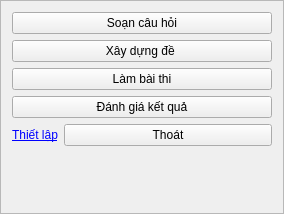
<?xml version="1.0" encoding="UTF-8"?>
<ui version="4.0">
 <class>giao_dien_chinh</class>
 <widget class="QFrame" name="giao_dien_chinh">
  <property name="geometry">
   <rect>
    <x>0</x>
    <y>0</y>
    <width>284</width>
    <height>214</height>
   </rect>
  </property>
  <property name="font">
   <font>
    <underline>false</underline>
   </font>
  </property>
  <property name="windowTitle">
   <string>Frame</string>
  </property>
  <property name="frameShape">
   <enum>QFrame::StyledPanel</enum>
  </property>
  <property name="frameShadow">
   <enum>QFrame::Raised</enum>
  </property>
  <layout class="QFormLayout" name="formLayout">
   <item row="0" column="0" colspan="2">
    <layout class="QVBoxLayout" name="button_layout">
     <item>
      <widget class="QPushButton" name="soan_cau_hoi_button">
       <property name="text">
        <string>Soạn câu hỏi</string>
       </property>
      </widget>
     </item>
     <item>
      <widget class="QPushButton" name="xay_dung_de_button">
       <property name="text">
        <string>Xây dựng đề </string>
       </property>
      </widget>
     </item>
     <item>
      <widget class="QPushButton" name="lam_bai_thi">
       <property name="text">
        <string>Làm bài thi</string>
       </property>
      </widget>
     </item>
     <item>
      <widget class="QPushButton" name="danh_gia_ket_qua_button">
       <property name="text">
        <string>Đánh giá kết quả</string>
       </property>
      </widget>
     </item>
    </layout>
   </item>
   <item row="2" column="0">
    <widget class="QLabel" name="thiet_lap_label">
     <property name="enabled">
      <bool>true</bool>
     </property>
     <property name="font">
      <font>
       <underline>true</underline>
      </font>
     </property>
     <property name="autoFillBackground">
      <bool>false</bool>
     </property>
     <property name="text">
      <string>&lt;html&gt;&lt;head/&gt;&lt;body&gt;&lt;p&gt;&lt;span style=&quot; color:#0000ff;&quot;&gt;Thiết lập&lt;/span&gt;&lt;/p&gt;&lt;/body&gt;&lt;/html&gt;</string>
     </property>
    </widget>
   </item>
   <item row="2" column="1">
    <widget class="QPushButton" name="thoat_button">
     <property name="text">
      <string>Thoát</string>
     </property>
    </widget>
   </item>
  </layout>
 </widget>
 <resources/>
 <connections>
  <connection>
   <sender>soan_cau_hoi_button</sender>
   <signal>clicked()</signal>
   <receiver>giao_dien_chinh</receiver>
   <slot>show()</slot>
   <hints>
    <hint type="sourcelabel">
     <x>141</x>
     <y>28</y>
    </hint>
    <hint type="destinationlabel">
     <x>141</x>
     <y>106</y>
    </hint>
   </hints>
  </connection>
 </connections>
</ui>
